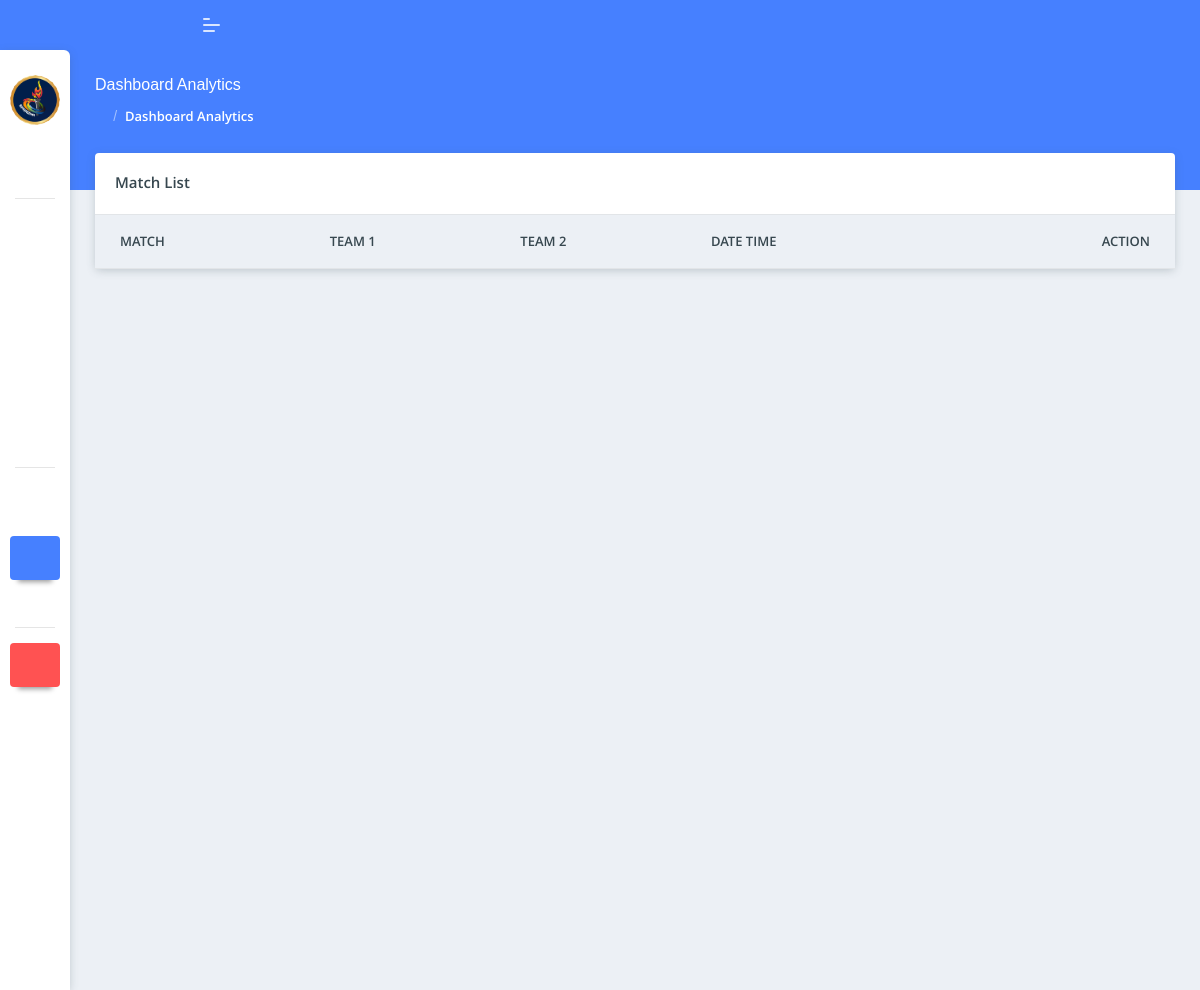
The app's page /admin/match_list.php (signed in), older data.
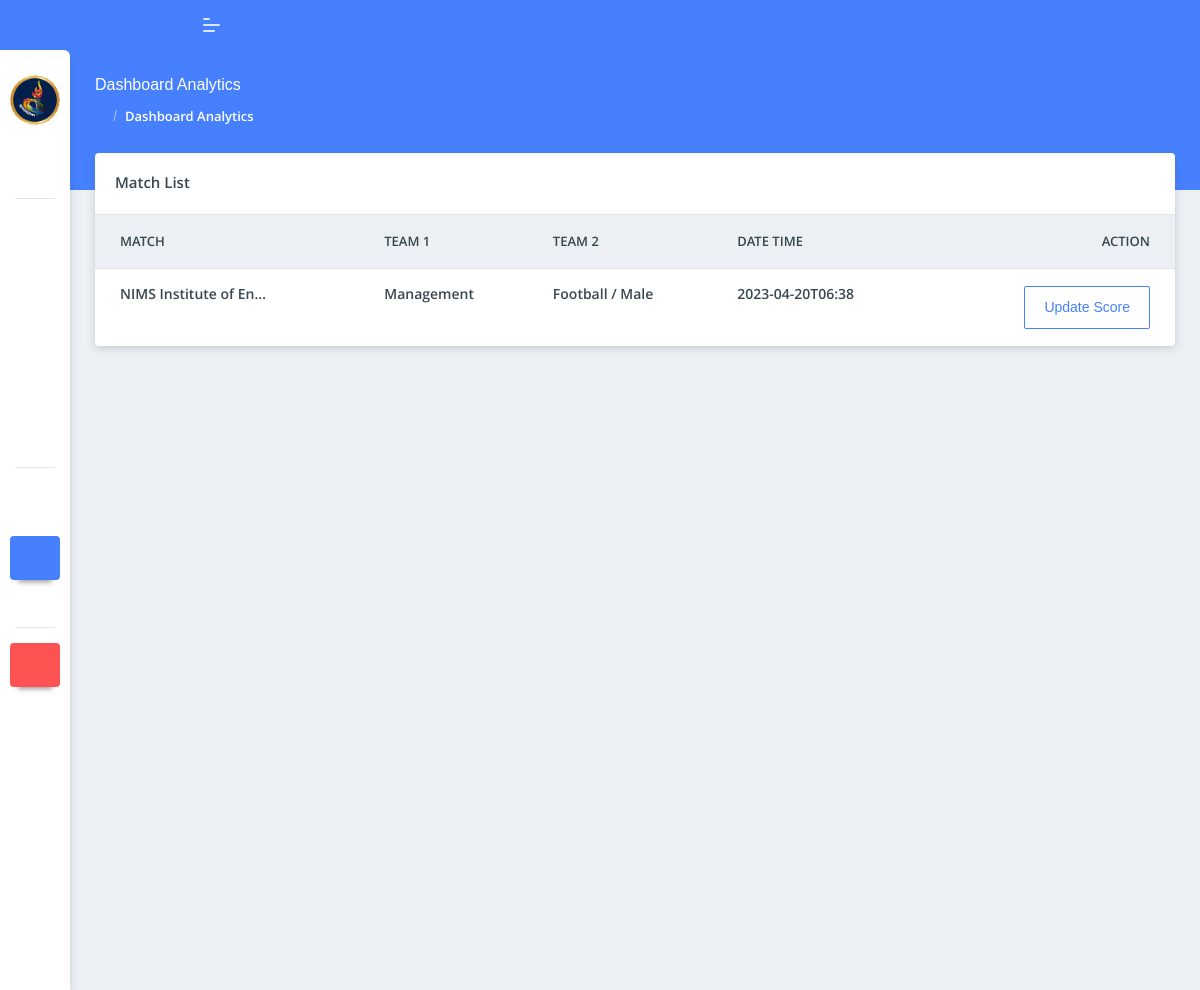
The same page, newer data.
### tables this page shows
CREATE TABLE `match_data` (
  `match_id` int(11) NOT NULL,
  `team_1` text NOT NULL,
  `team_2` text NOT NULL,
  `game_type` text NOT NULL,
  `date_time` text NOT NULL,
  `created_at` text NOT NULL
);

### admin/match_list.php (the view, shortened to what the changed rows need)
<?php include('./components/header.php'); ?>
<?php include('./connections/functions.php'); ?>
<body class="">
    <div class="pcoded-main-container">
        <div class="pcoded-content">
            <div class="row">
                <div class="col-xl-12 col-md-12">
                    <div class="card table-card">
                        <div class="card-body p-0">
                            <div class="table-responsive">
                                <table class="table table-hover mb-0">
                                    <thead>
                                        <tr>
                                            <th>Match</th>
                                            <th>Team 1</th>
                                            <th>Team 2</th>
                                            <th>Date Time</th>
                                            <th class="text-right">Action</th>
                                        </tr>
                                    </thead>
                                    <tbody>
                                        <?php
                                        $fetch_all_Games = mysqli_query($conn, "SELECT * FROM `match_data`");
                                        while ($row = mysqli_fetch_array($fetch_all_Games)) {
                                            $match_id = $row['match_id'];
                                            $team_1 = $row['team_1'];
                                            $team_2 = $row['team_2'];
                                            $game_type = $row['game_type'];
                                            $date_time = $row['date_time'];
                                            echo '<tr>
                                            <td>
                                                <div class="d-inline-block align-middle">
                                                    <div class="d-inline-block">
                                                        <h6 class="text-truncate" style="max-width: 150px;">' . $team_1 . '</h6>
                                                    </div>
                                                </div>
                                            </td>
                                            <td>
                                                <div class="d-inline-block align-middle">
                                                    <div class="d-inline-block">
                                                        <h6 class="text-truncate" style="max-width: 250px;">' . $team_2 . '</h6>
                                                    </div>
                                                </div>
                                            </td>
                                            <td>
                                                <div class="d-inline-block align-middle">
                                                    <div class="d-inline-block">
                                                        <h6 class="text-truncate" style="max-width: 250px;">' . $game_type . '</h6>
                                                    </div>
                                                </div>
                                            </td>
                                            <td>
                                                <div class="d-inline-block align-middle">
                                                    <div class="d-inline-block">
                                                        <h6 class="text-truncate" style="max-width: 250px;">' . $date_time . '</h6>
                                                    </div>
                                                </div>
                                            </td>
                                            <td class="text-right">
                                            <a href="./score.php?match_id=' . $match_id . '"><button class="btn btn-outline-primary">Update Score</button></a>
                                            </td>
                                        </tr>';
                                        }
                                        ?>
                                    </tbody>
                                </table>
                            </div>
                        </div>
                    </div>
                </div>
            </div>
        </div>
    </div>
    <?php include('./components/scripts.php'); ?>

Row changes from the older to the newer data that the page shows:
added match_data: team_1 "NIMS Institute of En…", team_2 "Management", game_type "Football / Male", date_time "2023-04-20T06:38"
